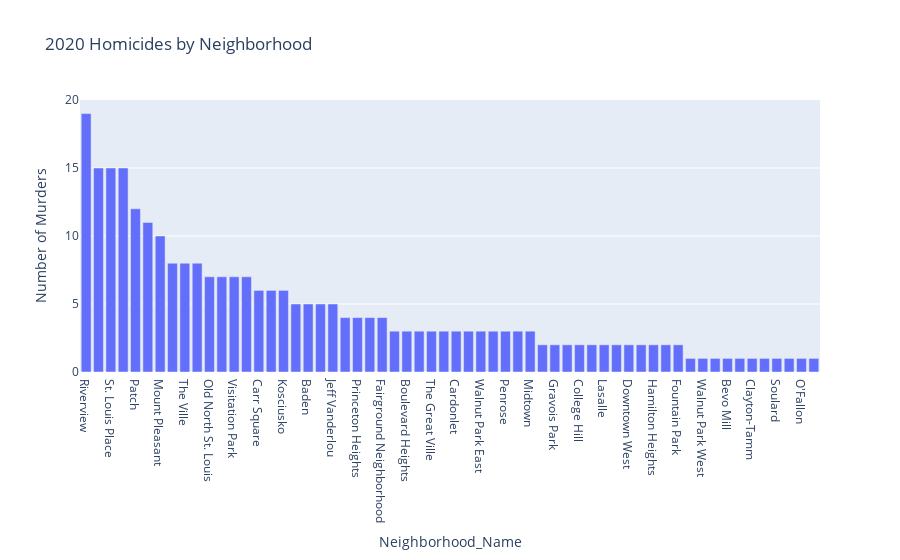

Source (notebook cell):
### Code cell
#plot murders
fig = px.bar(murder_2020, x='Neighborhood_Name', y='Description', title='2020 Homicides by Neighborhood', labels = {'Description': 'Number of Murders'})
fig.show()

### Figure 1 — Plotly figure (JSON) as saved in the notebook; plotly's stock layout.template omitted (floating-point values rounded to 4 significant figures)
{"data": [{"alignmentgroup": "True", "hovertemplate": "Neighborhood_Name=%{x}<br>Number of Murders=%{y}<extra></extra>", "legendgroup": "", "marker": {"color": "#636efa"}, "name": "", "offsetgroup": "", "orientation": "v", "showlegend": false, "textposition": "auto", "type": "bar", "x": ["Riverview", "Covenant Blu - Grand Center", "St. Louis Place", "North Riverfront", "Patch", "North Point", "Mount Pleasant", "Academy", "The Ville", "Marine Villa", "Old North St. Louis", "Hyde Park", "Visitation Park", "Kingsway West", "Carr Square", "Mark Twain I-70 Ind.", "Kosciusko", "Mark Twain", "Baden", "Near N. Riverfront", "Jeff Vanderlou", "Kingsway East", "Princeton Heights", "Lewis Place", "Fairground Neighborhood", "Holly Hills", "Boulevard Heights", "The Gate District", "The Great Ville", "Tower Grove South", "Cardonlet", "Vandeventer", "Walnut Park East", "McKinley Heights", "Penrose", "Wells-Goodfellow", "Midtown", "Compton Heights", "Gravois Park", "Downtown", "College Hill", "Columbus Square", "Lasalle", "Lafayette Square", "Downtown West", "Dutchtown", "Hamilton Heights", "Forest Park SE", "Fountain Park", "Tiffany", "Walnut Park West", "Clifton Heights", "Bevo Mill", "Fox Park", "Clayton-Tamm", "St. Louis Hills", "Soulard", "McRee Town", "O'Fallon", "West End"], "xaxis": "x", "y": [19, 15, 15, 15, 12, 11, 10, 8, 8, 8, 7, 7, 7, 7, 6, 6, 6, 5, 5, 5, 5, 4, 4, 4, 4, 3, 3, 3, 3, 3, 3, 3, 3, 3, 3, 3, 3, 2, 2, 2, 2, 2, 2, 2, 2, 2, 2, 2, 2, 1, 1, 1, 1, 1, 1, 1, 1, 1, 1, 1], "yaxis": "y"}], "layout": {"barmode": "relative", "legend": {"tracegroupgap": 0}, "title": {"text": "2020 Homicides by Neighborhood"}, "xaxis": {"anchor": "y", "domain": [0, 1], "title": {"text": "Neighborhood_Name"}}, "yaxis": {"anchor": "x", "domain": [0, 1], "title": {"text": "Number of Murders"}}}}
